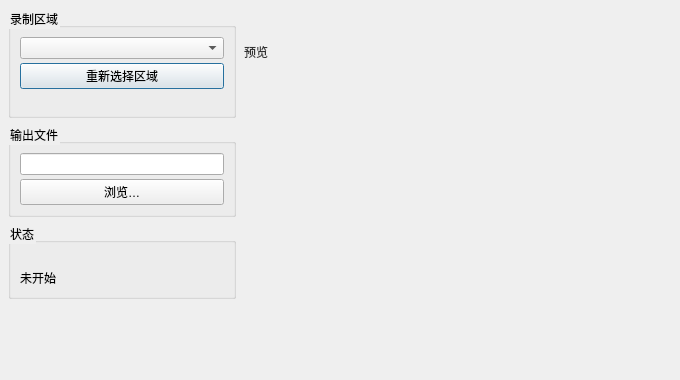
<?xml version="1.0" encoding="UTF-8"?>
<ui version="4.0">
 <class>ScreenRecorderDialog</class>
 <widget class="QDialog" name="ScreenRecorderDialog">
  <property name="geometry">
   <rect>
    <x>0</x>
    <y>0</y>
    <width>680</width>
    <height>380</height>
   </rect>
  </property>
  <property name="minimumSize">
   <size>
    <width>680</width>
    <height>380</height>
   </size>
  </property>
  <property name="windowTitle">
   <string>屏幕录制</string>
  </property>
  <layout class="QHBoxLayout" name="rootLayout">
   <property name="spacing">
    <number>0</number>
   </property>
   <property name="leftMargin">
    <number>0</number>
   </property>
   <property name="topMargin">
    <number>0</number>
   </property>
   <property name="rightMargin">
    <number>0</number>
   </property>
   <property name="bottomMargin">
    <number>0</number>
   </property>
   <item>
    <widget class="RecorderNavSidebar" name="navSidebar" native="true"/>
   </item>
   <item>
    <widget class="QStackedWidget" name="stack">
     <property name="currentIndex">
      <number>0</number>
     </property>
     <widget class="QWidget" name="generalPage">
      <layout class="QVBoxLayout" name="generalVBox">
       <property name="spacing">
        <number>8</number>
       </property>
       <property name="leftMargin">
        <number>8</number>
       </property>
       <property name="topMargin">
        <number>8</number>
       </property>
       <property name="rightMargin">
        <number>8</number>
       </property>
       <property name="bottomMargin">
        <number>8</number>
       </property>
       <item>
        <layout class="QHBoxLayout" name="contentHBox">
         <property name="spacing">
          <number>8</number>
         </property>
         <item>
          <widget class="QWidget" name="capturePanel" native="true">
           <property name="minimumSize">
            <size>
             <width>228</width>
             <height>0</height>
            </size>
           </property>
           <property name="maximumSize">
            <size>
             <width>228</width>
             <height>16777215</height>
            </size>
           </property>
           <layout class="QVBoxLayout" name="settingsCol">
            <property name="spacing">
             <number>6</number>
            </property>
            <property name="leftMargin">
             <number>0</number>
            </property>
            <property name="topMargin">
             <number>0</number>
            </property>
            <property name="rightMargin">
             <number>0</number>
            </property>
            <property name="bottomMargin">
             <number>0</number>
            </property>
            <item>
             <widget class="QGroupBox" name="regionGroup">
              <property name="styleSheet">
               <string>QGroupBox { font-size: 12px; }</string>
              </property>
              <property name="title">
               <string>录制区域</string>
              </property>
              <layout class="QVBoxLayout" name="regionLayout">
               <property name="spacing">
                <number>4</number>
               </property>
               <item>
                <widget class="QComboBox" name="regionCombo"/>
               </item>
               <item>
                <widget class="QPushButton" name="reselectRegionBtn">
                 <property name="text">
                  <string>重新选择区域</string>
                 </property>
                </widget>
               </item>
               <item>
                <widget class="QLabel" name="regionSummaryLabel">
                 <property name="styleSheet">
                  <string>color: #666; font-size: 11px;</string>
                 </property>
                 <property name="text">
                  <string/>
                 </property>
                 <property name="wordWrap">
                  <bool>true</bool>
                 </property>
                </widget>
               </item>
              </layout>
             </widget>
            </item>
            <item>
             <widget class="QGroupBox" name="outputGroup">
              <property name="styleSheet">
               <string>QGroupBox { font-size: 12px; }</string>
              </property>
              <property name="title">
               <string>输出文件</string>
              </property>
              <layout class="QVBoxLayout" name="outputLayout">
               <property name="spacing">
                <number>4</number>
               </property>
               <item>
                <widget class="QLineEdit" name="pathEdit"/>
               </item>
               <item>
                <widget class="QPushButton" name="browseBtn">
                 <property name="text">
                  <string>浏览…</string>
                 </property>
                </widget>
               </item>
              </layout>
             </widget>
            </item>
            <item>
             <widget class="QGroupBox" name="statusGroup">
              <property name="styleSheet">
               <string>QGroupBox { font-size: 12px; }</string>
              </property>
              <property name="title">
               <string>状态</string>
              </property>
              <layout class="QVBoxLayout" name="statusLayout">
               <property name="spacing">
                <number>4</number>
               </property>
               <item>
                <widget class="QLabel" name="settingsSummaryLabel">
                 <property name="styleSheet">
                  <string>color: #666; font-size: 11px;</string>
                 </property>
                 <property name="text">
                  <string/>
                 </property>
                 <property name="wordWrap">
                  <bool>true</bool>
                 </property>
                </widget>
               </item>
               <item>
                <widget class="QLabel" name="statusLabel">
                 <property name="styleSheet">
                  <string>font-size: 12px;</string>
                 </property>
                 <property name="text">
                  <string>未开始</string>
                 </property>
                </widget>
               </item>
              </layout>
             </widget>
            </item>
           </layout>
          </widget>
         </item>
         <item>
          <widget class="QWidget" name="previewPanel" native="true">
           <layout class="QVBoxLayout" name="previewCol">
            <property name="spacing">
             <number>4</number>
            </property>
            <property name="leftMargin">
             <number>0</number>
            </property>
            <property name="topMargin">
             <number>0</number>
            </property>
            <property name="rightMargin">
             <number>0</number>
            </property>
            <property name="bottomMargin">
             <number>0</number>
            </property>
            <item>
             <widget class="QLabel" name="previewCaption">
              <property name="styleSheet">
               <string>font-size: 12px; color: #333;</string>
              </property>
              <property name="text">
               <string>预览</string>
              </property>
             </widget>
            </item>
            <item>
             <widget class="RecorderPreviewWidget" name="mainPreview" native="true">
              <property name="minimumSize">
               <size>
                <width>0</width>
                <height>200</height>
               </size>
              </property>
             </widget>
            </item>
           </layout>
          </widget>
         </item>
        </layout>
       </item>
       <item>
        <layout class="QHBoxLayout" name="controlBarRow">
         <property name="spacing">
          <number>0</number>
         </property>
         <item>
          <spacer name="controlBarSpacerLeft">
           <property name="orientation">
            <enum>Qt::Horizontal</enum>
           </property>
           <property name="sizeHint" stdset="0">
            <size>
             <width>40</width>
             <height>20</height>
            </size>
           </property>
          </spacer>
         </item>
         <item>
          <widget class="RecorderControlBar" name="controlBar" native="true">
           <property name="minimumSize">
            <size>
             <width>360</width>
             <height>52</height>
            </size>
           </property>
          </widget>
         </item>
         <item>
          <spacer name="controlBarSpacerRight">
           <property name="orientation">
            <enum>Qt::Horizontal</enum>
           </property>
           <property name="sizeHint" stdset="0">
            <size>
             <width>40</width>
             <height>20</height>
            </size>
           </property>
          </spacer>
         </item>
        </layout>
       </item>
      </layout>
     </widget>
     <widget class="QWidget" name="settingsPage">
      <layout class="QVBoxLayout" name="settingsPageLayout">
       <property name="leftMargin">
        <number>12</number>
       </property>
       <property name="topMargin">
        <number>12</number>
       </property>
       <property name="rightMargin">
        <number>12</number>
       </property>
       <property name="bottomMargin">
        <number>12</number>
       </property>
       <item>
        <widget class="ScreenRecorderSettingsDialog" name="settingsPanel" native="true"/>
       </item>
      </layout>
     </widget>
     <widget class="QWidget" name="listPage">
      <layout class="QVBoxLayout" name="listLayout">
       <property name="leftMargin">
        <number>12</number>
       </property>
       <property name="topMargin">
        <number>12</number>
       </property>
       <property name="rightMargin">
        <number>12</number>
       </property>
       <property name="bottomMargin">
        <number>12</number>
       </property>
       <item>
        <widget class="QLabel" name="listTitle">
         <property name="text">
          <string>录制输出</string>
         </property>
        </widget>
       </item>
       <item>
        <widget class="RecorderOutputListWidget" name="outputList" native="true"/>
       </item>
      </layout>
     </widget>
    </widget>
   </item>
  </layout>
 </widget>
 <customwidgets>
  <customwidget>
   <class>RecorderNavSidebar</class>
   <extends>QWidget</extends>
   <header location="global">recorder/RecorderNavSidebar.h</header>
   <container>1</container>
  </customwidget>
  <customwidget>
   <class>RecorderPreviewWidget</class>
   <extends>QWidget</extends>
   <header location="global">recorder/RecorderPreviewWidget.h</header>
   <container>1</container>
  </customwidget>
  <customwidget>
   <class>RecorderControlBar</class>
   <extends>QWidget</extends>
   <header location="global">recorder/RecorderControlBar.h</header>
   <container>1</container>
  </customwidget>
  <customwidget>
   <class>ScreenRecorderSettingsDialog</class>
   <extends>QWidget</extends>
   <header location="global">recorder/dialog/ScreenRecorderSettingsDialog.h</header>
   <container>1</container>
  </customwidget>
  <customwidget>
   <class>RecorderOutputListWidget</class>
   <extends>QWidget</extends>
   <header location="global">recorder/RecorderOutputListWidget.h</header>
   <container>1</container>
  </customwidget>
 </customwidgets>
 <resources/>
 <connections/>
</ui>
